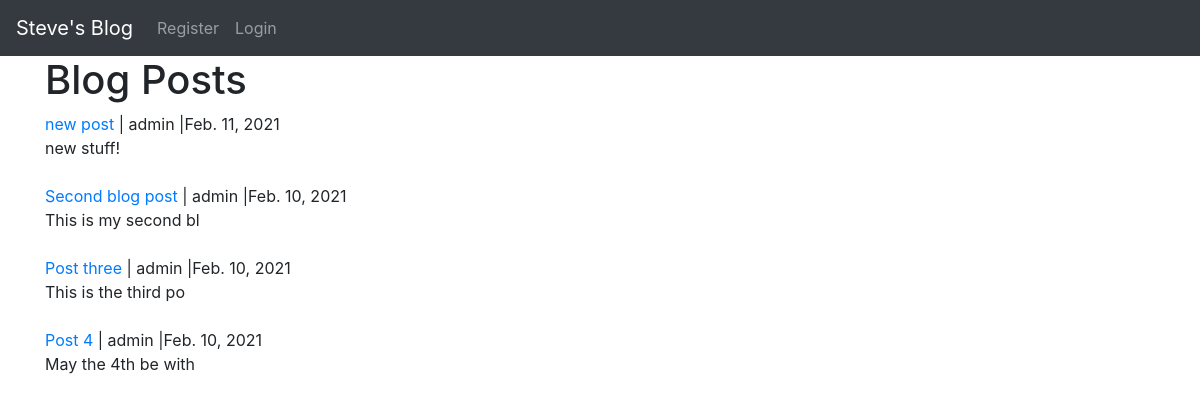
The page / on the database its author committed.
### myblog/models.py (models this page shows, shortened)
class Post(models.Model):
    title=models.CharField(max_length= 255)
    author=models.ForeignKey(User, on_delete= models.CASCADE)
    body= models.TextField()
    post_date = models.DateField(auto_now_add=True)

### myblog/views.py (the view)
# urls.py: path('', HomeView.as_view(), name='home'),
class HomeView(ListView):
    model = Post
    template_name = 'home.html'
    ordering = ['-post_date']

### myblog/templates/home.html (shortened to what this page needs)
{% extends 'base.html' %}
{% block content %}
<h1>Blog Posts</h1>
{% for post in object_list %}
    <a href="{% url 'detail' post.pk %}">{{post.title}} </a> | {{ post.author }} |{{ post.post_date }} <br>
        {{ post.body |slice:":20" }}
    <br><br>
{% endfor %}
{% endblock %}

### myblog/templates/base.html (shortened to what this page needs)
<!doctype html>
<html lang="en">
  <head>
    <link rel="stylesheet" href="https://stackpath.bootstrapcdn.com/bootstrap/4.3.1/css/bootstrap.min.css">
  </head>
  <body>
    <nav class="navbar navbar-expand-lg navbar-dark bg-dark">
      <a class="navbar-brand" href="{% url 'home' %}">Steve's Blog</a>
      <div class="collapse navbar-collapse" id="navbarSupportedContent">
        <ul class="navbar-nav mr-auto">
          {% if user.is_authenticated %}
          <li class="nav-item">
            <a class="nav-link" href="{% url 'add_post' %}">Add Post</a>
          </li>
          <li class="nav-item">
            <a class="nav-link" href="{% url 'logout' %}">Logout</a>
          </li>
          <li class="nav-item">
            <a class="nav-link" href="{% url 'home' %}">Welcome, {{ user.username }}</a>
          </li>
          {% else %}
          <li class="nav-item">
            <a class="nav-link" href="{% url 'register' %}">Register</a>
          </li>
          <li class="nav-item">
            <a class="nav-link" href="{% url 'login' %}">Login</a>
          </li>
          {% endif %}
        </ul>
      </div>
    </nav>
    <div class="container">
    {% block content %}
    {% endblock %}
  </div>
  </body>
</html>

### rows shown on the page
Post: title "new post", author "admin", post_date "Feb. 11, 2021", body "new stuff!"
Post: title "Second blog post", author "admin", post_date "Feb. 10, 2021", body "This is my second bl"
Post: title "Post three", author "admin", post_date "Feb. 10, 2021", body "This is the third po"
Post: title "Post 4", author "admin", post_date "Feb. 10, 2021", body "May the 4th be with"
